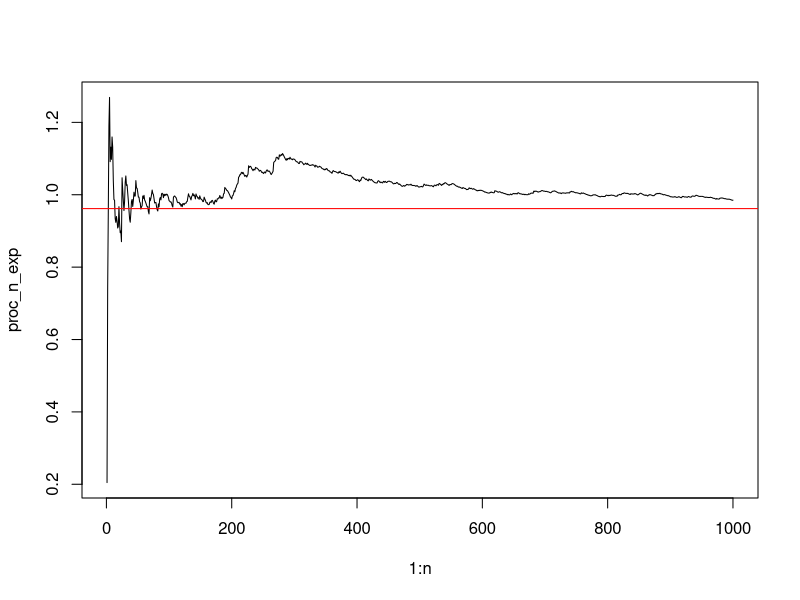
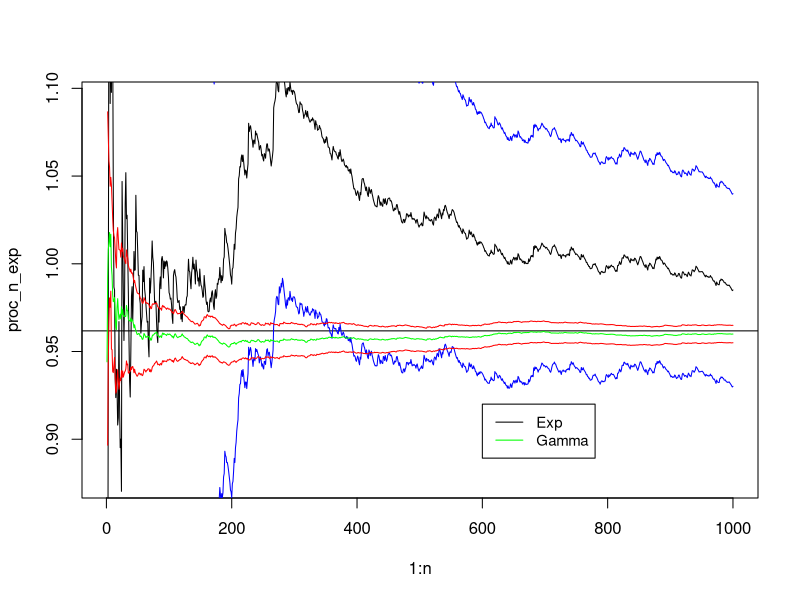

Generate these figures, in order, with R:
#################################
#################################
### Efikasnost MC integracije ###
#################################
#################################

gamma(1.9)

### Aproksimacija vrijednosti gamma(1.9) pomoću eksponencijalne distribucije
n = 1000
set.seed(15361)
exp_uzorak = rexp(n, rate = 1)
f_exp_uzorak = exp_uzorak^(0.9)
mean(f_exp_uzorak)

# Ilustracija JZVB
parc_sum_exp = cumsum(f_exp_uzorak)
proc_n_exp = parc_sum_exp / (1:n)

# Procjena nakon n koraka
mean(f_exp_uzorak)

# Ilustracija
plot(1:n, proc_n_exp, type = "l") 
abline(gamma(1.9), 0, col = "red")

# Pouzdani intervli
stderr_n_exp = rep(0, n)
for(i in 1:n)
  stderr_n_exp[i] = sd(f_exp_uzorak[1:i]) / sqrt(i)

# Graficki prikaz
plot(1:n, proc_n_exp, type = "l",
     ylim = mean(f_exp_uzorak) + 4*c(-stderr_n_exp[n], stderr_n_exp[n])) 
abline(gamma(1.9), 0, col = "black")
lines(proc_n_exp + 2 * stderr_n_exp, col = "blue")
lines(proc_n_exp - 2 * stderr_n_exp, col = "blue")


### Aproksimacija vrijednosti gamma(1.9) pomoću gamma distribucije
n = 1000
set.seed(15361)
gamma_uzorak = rgamma(n, shape = 2, rate = 1)
f_gamma_uzorak = gamma_uzorak^(-0.1)

# Ilustracija JZVB
parc_sum_gamma = cumsum(f_gamma_uzorak)
proc_n_gamma = parc_sum_gamma / (1:n)

# Procjena nakon n koraka
mean(f_gamma_uzorak)

# Pouzdani intervli
stderr_n_gamma = rep(0, n)
for(i in 1:n)
  stderr_n_gamma[i] = sd(f_gamma_uzorak[1:i]) / sqrt(i)

# Graficki prikaz
lines(1:n, proc_n_gamma, col = "green")
lines(proc_n_gamma + 2 * stderr_n_gamma, col = "red")
lines(proc_n_gamma - 2 * stderr_n_gamma, col = "red")


legend(600, 0.92, legend=c("Exp", "Gamma"),
       col=c("black", "green"), lty=c(1, 1), cex=0.9)